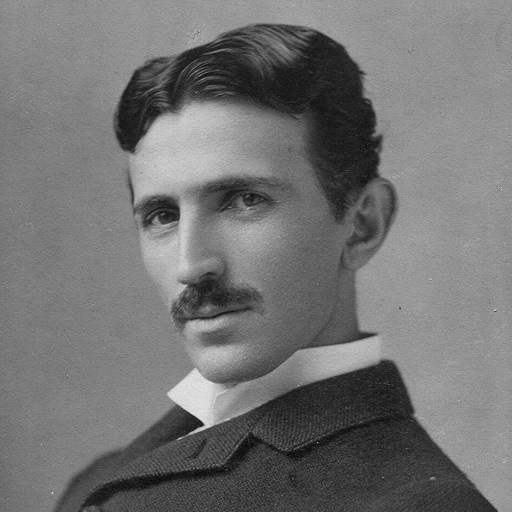
#> input picture FilteringInFrequency/ButterworthLP/tesla.jpg, 512 x 512 px
$ python Butterworth.py
#> lines starting #> are read from the running program, lines starting #| are printed output that depends on the picture
import numpy as np
import cv2
import math

image = cv2.imread("tesla.jpg", 0)
#> image is the input picture: shape (512, 512); min 6, max 235, mean 115.2
imageHeight = image.shape[0]
#> imageHeight = 512
imageWidth = image.shape[1]
#> imageWidth = 512

f = np.zeros((imageWidth, imageHeight))
h = np.zeros((imageWidth, imageHeight))

for i in range(imageWidth):
    for j in range(imageHeight):
        f[i, j] = ((-1) ** (i + j)) * image.item(i, j)
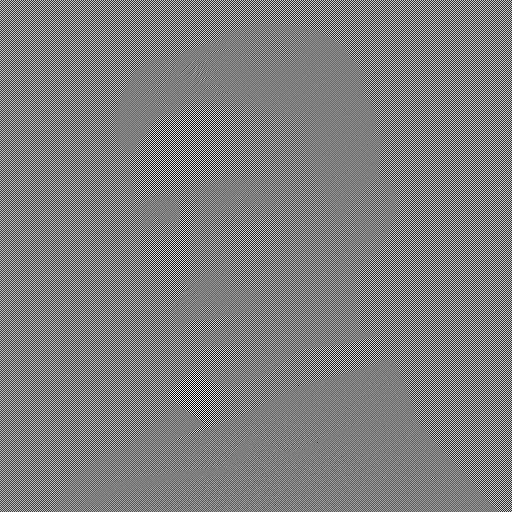
#> f: shape (512, 512) float64; min -231, max 235, mean 0; drawn with min black and max white

f = np.fft.fft2(f)

# H filtresi
d0 = 0.20 * imageWidth/2
#> d0 = 51.2
n = 1 # derece

for i in range(imageWidth):
    for j in range(imageHeight):
        d = math.sqrt((i - imageWidth / 2) ** 2 + (j - imageHeight / 2) ** 2)
        h[i, j] = 1 / (1 + ((d / d0) ** (2 * n)))
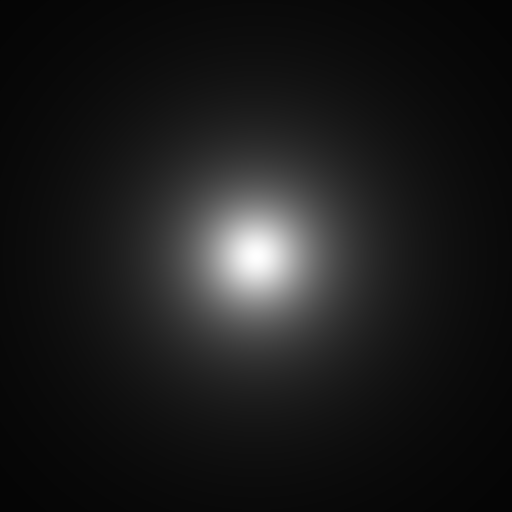
#> h: shape (512, 512) float64; min 0.0196, max 1, mean 0.109

f = np.fft.ifft2(f * h)

for i in range(imageWidth):
    for j in range(imageHeight):
        f[i, j] = ((-1) ** (i + j)) * f[i, j]

f = np.matrix.round(f.real)

cv2.imwrite("Butterworth020.jpeg", f)
